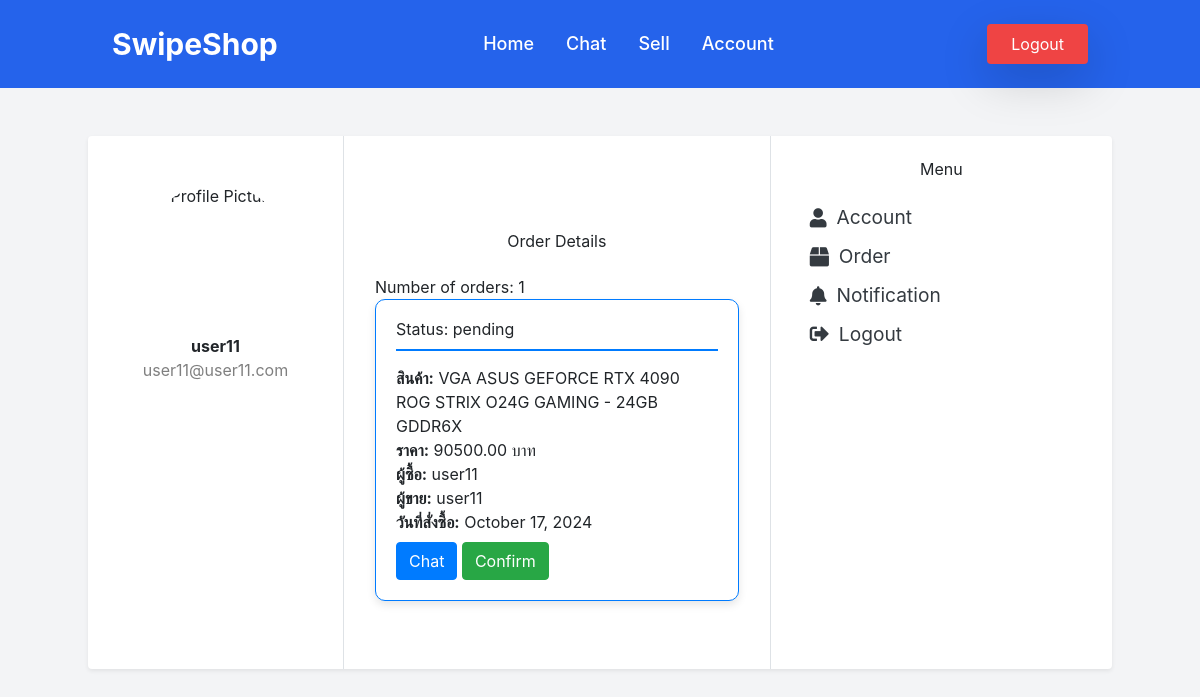
Page /order.php (signed in) on the committed database.
### tables this page shows
CREATE TABLE `users` (
  `user_id` int(10) UNSIGNED NOT NULL,
  `username` varchar(50) NOT NULL,
  `password` varchar(255) NOT NULL,
  `email` varchar(100) NOT NULL,
  `profile_picture` varchar(255) DEFAULT NULL,
  `bio` text DEFAULT NULL,
  `role` enum('User','Admin') DEFAULT 'User',
  `created_at` timestamp NOT NULL DEFAULT current_timestamp()
);

CREATE TABLE `orders` (
  `order_id` int(11) NOT NULL,
  `user_id` int(10) UNSIGNED NOT NULL,
  `item_id` int(10) UNSIGNED NOT NULL,
  `shipping_method` enum('pickup','delivery') NOT NULL,
  `status` enum('pending','completed','canceled') NOT NULL DEFAULT 'pending',
  `created_at` timestamp NOT NULL DEFAULT current_timestamp(),
  `updated_at` timestamp NOT NULL DEFAULT current_timestamp() ON UPDATE current_timestamp()
);

CREATE TABLE `products` (
  `id` int(10) UNSIGNED NOT NULL,
  `product_name` varchar(255) NOT NULL,
  `price` decimal(10,2) NOT NULL,
  `category` varchar(255) NOT NULL,
  `description` text NOT NULL,
  `image_path` varchar(255) NOT NULL,
  `created_at` timestamp NOT NULL DEFAULT current_timestamp(),
  `user_id` int(10) UNSIGNED NOT NULL
);

### order.php (the view, shortened to what this page needs)
<?php
$host = 'localhost';
$db = 'swipeshop';
$user = 'swipeshop';
$pass = 'swipeshop';
$conn = new mysqli($host, $user, $pass, $db);
$sql = "SELECT user_id, username, email, profile_picture, created_at FROM users WHERE user_id = ?";
$stmt = $conn->prepare($sql);
$stmt->bind_param('i', $_SESSION['user_id']);
$stmt->execute();
$user_result = $stmt->get_result();
$user_data = $user_result->fetch_assoc();
$sql_orders = "
    SELECT o.order_id, o.item_id, o.user_id AS buyer_id, o.shipping_method, o.status, o.created_at,
           p.product_name, p.price,
           u.username AS seller_username
    FROM orders AS o
    JOIN products AS p ON o.item_id = p.id
    JOIN users AS u ON p.user_id = u.user_id
    WHERE o.user_id = ?
    ORDER BY o.created_at DESC
";
$stmt_orders = $conn->prepare($sql_orders);
$stmt_orders->bind_param('i', $_SESSION['user_id']);
$stmt_orders->execute();
$order_result = $stmt_orders->get_result();
?>
<!DOCTYPE html>
<html lang="en">
<head>
    <link href="https://cdnjs.cloudflare.com/ajax/libs/font-awesome/5.15.4/css/all.min.css" rel="stylesheet">
    <link href="https://stackpath.bootstrapcdn.com/bootstrap/4.5.2/css/bootstrap.min.css" rel="stylesheet">
</head>
<body>
    <?php include './header.php'; ?>
    <div class="container rounded bg-white mt-5 mb-5 shadow-sm">
        <div class="row">
            <div class="col-md-3 border-right">
                <div class="d-flex flex-column align-items-center text-center p-3 py-5 profile-header">
                    <img src="<?php echo $user_data['profile_picture'] ?: 'https://st3.depositphotos.com/15648834/17930/v/600/depositphotos_179308454-stock-illustration-unknown-person-silhouette-glasses-profile.jpg'; ?>" alt="Profile Picture">
                    <span class="font-weight-bold"><?php echo htmlspecialchars($user_data['username']); ?></span>
                    <span class="text-black-50"><?php echo htmlspecialchars($user_data['email']); ?></span>
                </div>
            </div>
            <div class="col-md-5 border-right">
                <div class="p-3 py-5">
                    <h4 class="text-center mb-4 mt-5">Order Details</h4>
                    <?php if ($order_result->num_rows > 0): ?>
                        <p>Number of orders: <?php echo $order_result->num_rows; ?></p>
                        <?php while ($row = $order_result->fetch_assoc()): ?>
                            <div class="order-box">
                                <h5>Status: <?php echo htmlspecialchars($row['status']); ?></h5>
                                <p><strong>สินค้า:</strong> <?php echo htmlspecialchars($row['product_name']); ?></p>
                                <p><strong>ราคา:</strong> <?php echo htmlspecialchars($row['price']); ?> บาท</p>
                                <p><strong>ผู้ซื้อ:</strong> <?php echo htmlspecialchars($user_data['username']); ?></p>
                                <p><strong>ผู้ขาย:</strong> <?php echo htmlspecialchars($row['seller_username']); ?></p>
                                <p><strong>วันที่สั่งซื้อ:</strong> <?php echo date('F j, Y', strtotime($row['created_at'])); ?></p>
                                <button class="chat-btn btn btn-primary mt-2" data-buyer-id="<?php echo $_SESSION['user_id']; ?>" data-item-id="<?php echo htmlspecialchars($row['item_id']); ?>">Chat</button>
                                <button class="confirm-btn btn btn-success mt-2" data-order-id="<?php echo $row['order_id']; ?>">Confirm</button>
                            </div>
                        <?php endwhile; ?>
                    <?php else: ?>
                        <div class="alert alert-info" role="alert">
                            No order details available.
                        </div>
                    <?php endif; ?>
                </div>
            </div>
            <div class="col-md-4">
                <div class="p-4">
                    <h4 class="text-center mb-4">Menu</h4>
                    <div class="d-flex flex-column align-items-start">
                        <a href="account.php" class="link-item"><i class="fas fa-user"></i> Account</a>
                        <a href="order.php" class="link-item"><i class="fas fa-box"></i> Order</a>
                        <a href="notification.php" class="link-item"><i class="fas fa-bell"></i> Notification</a>
                        <a href="logout.php" class="link-item"><i class="fas fa-sign-out-alt"></i> Logout</a>
                    </div>
                </div>
            </div>
        </div>
    </div>
</body>
</html>

### order.php (style rules this page uses)
body { background-color: #f8f9fa; }
.link-item { margin-bottom: 10px; font-size: 1.2rem; display: flex; align-items: center; color: #343a40; text-decoration: none; transition: color 0.3s; }
.link-item i { margin-right: 10px; }
.profile-header { text-align: center; margin-bottom: 30px; }
.profile-header img { border-radius: 50%; width: 150px; height: 150px; object-fit: cover; }
.order-box { border: 1px solid #007bff; border-radius: 10px; padding: 20px; margin-bottom: 20px; background-color: #ffffff; box-shadow: 0 4px 8px rgba(0, 0, 0, 0.1); }
.order-box h5 { border-bottom: 2px solid #007bff; padding-bottom: 10px; margin-bottom: 15px; }

### rows in the picture
users: username "user11", email "user11@user11.com"
orders: status "pending", item.product_name "VGA ASUS GEFORCE RTX 4090 ROG STRIX O24G GAMING - 24GB GDDR6X", item.price "90500.00", user.username "user11", created_at "October 17, 2024"

### other values in the picture
$order_result->num_rows "1"
